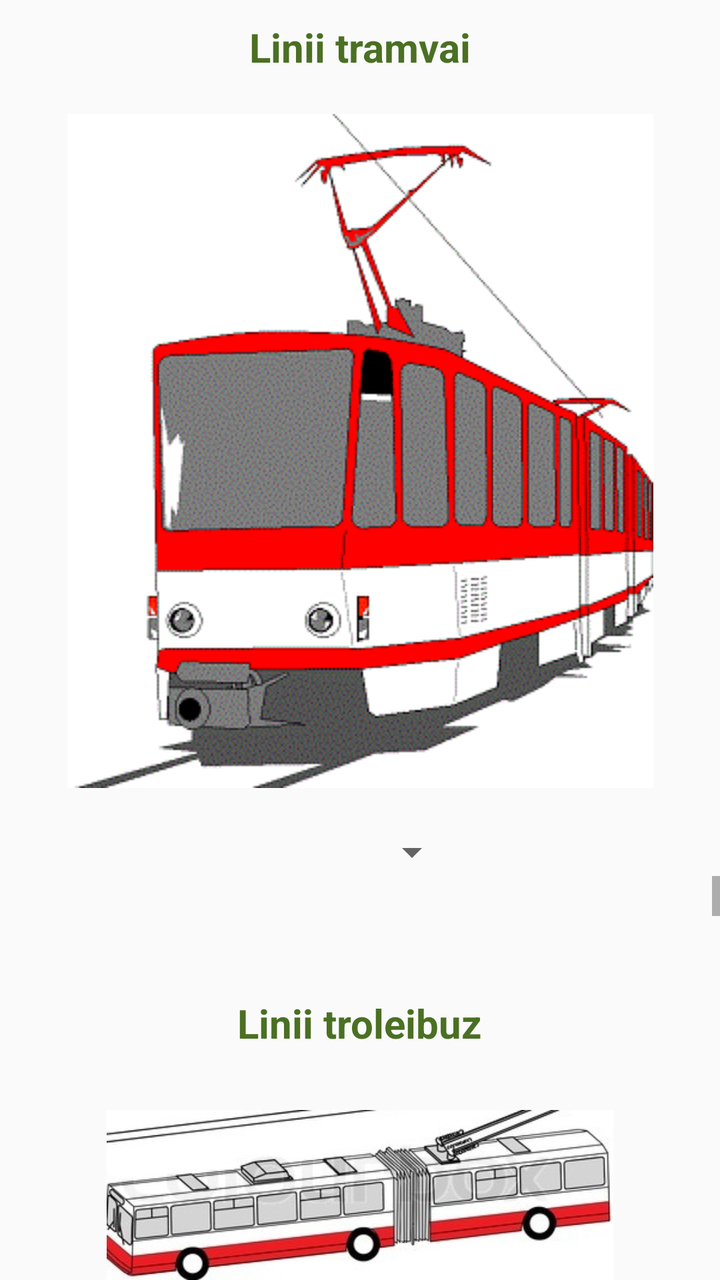
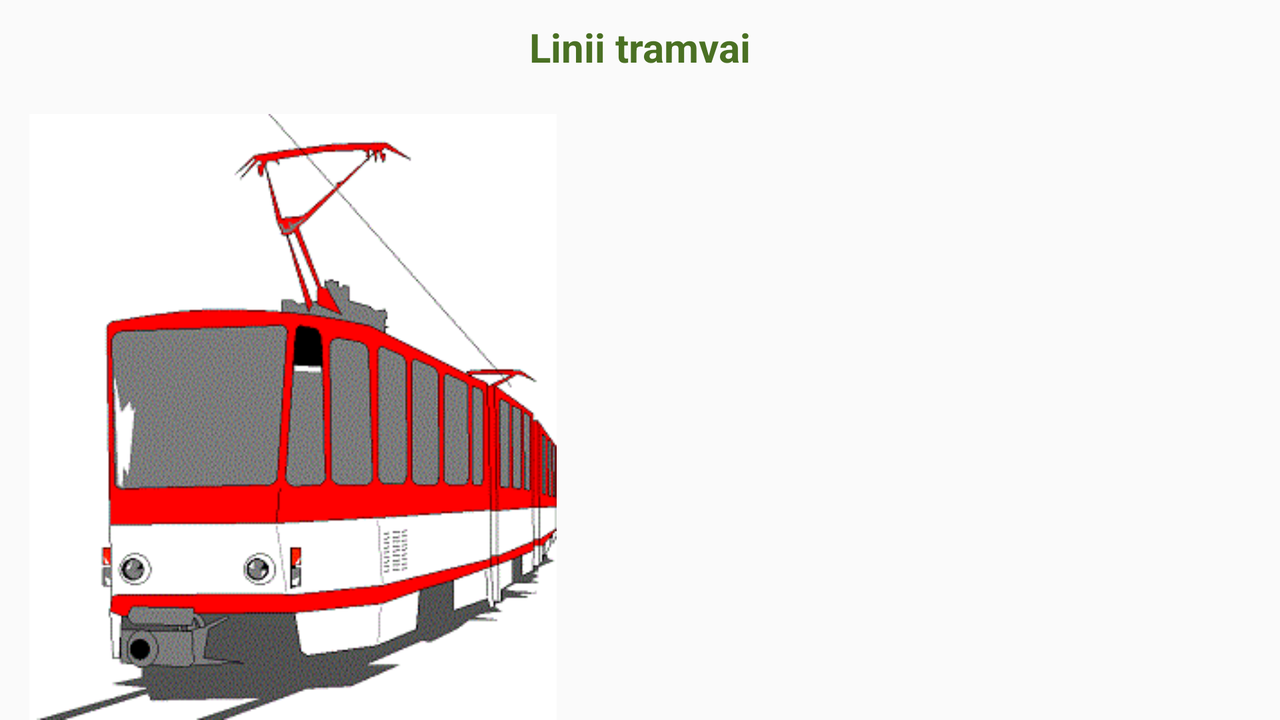

The same Android screen from two of the app's own layout files: first res/layout/ as a phone draws it, then the author's variant for another configuration, drawn on a device whose configuration selects that folder. Both files follow.
<!-- AndroidManifest.xml: application theme AppTheme -->
<!-- res/layout/liniiswipe.xml -->
<?xml version="1.0" encoding="utf-8"?>
<LinearLayout
    xmlns:android="http://schemas.android.com/apk/res/android"
    android:orientation="vertical"
    android:layout_width="match_parent"
    android:layout_height="match_parent">

    <LinearLayout
        android:id="@+id/liniiTramvai"
        android:layout_width="match_parent"
        android:layout_height="wrap_content"
        android:orientation="vertical"
        android:layout_gravity="center"
        >

        <TextView
            android:text="Linii tramvai"
            android:layout_width="wrap_content"
            android:layout_height="wrap_content"
            android:layout_gravity="center_vertical|center_horizontal"
            android:textStyle="bold"
            android:paddingTop="10dp"
            android:textSize="20dp"
            android:textColor="#4A7023"  />

        <ImageView
            android:layout_marginTop="20dp"
            android:layout_width="match_parent"
            android:layout_height="wrap_content"
            android:src="@drawable/tram1"
            />

        <Spinner
            android:layout_marginTop="20dp"
            android:id="@+id/tramvai_spinner"
            android:paddingTop="10dp"
            android:layout_width="100dp"
            android:layout_gravity="center_horizontal|center_vertical"
            android:layout_height="wrap_content">

        </Spinner>

        <LinearLayout
            android:layout_width="match_parent"
            android:layout_height="wrap_content"
            android:layout_gravity="center_horizontal|center_vertical"
            android:paddingBottom="20dp"
            >
        <ScrollView
            android:layout_width="fill_parent"
            android:layout_height="fill_parent"
            android:scrollbars="vertical" >

        <TableLayout
            android:id="@+id/tableStatiiForLinie"
            android:layout_gravity="center_horizontal|center_vertical"
            android:layout_width="match_parent"
            android:layout_height="wrap_content"
            android:orientation="vertical"
            android:layout_marginLeft="100dp"
            android:layout_marginTop="30dp"
            >
        </TableLayout>
        </ScrollView>
        </LinearLayout>
    </LinearLayout>

    <LinearLayout
        android:id="@+id/liniiTroleibuz"
        android:layout_width="match_parent"
        android:layout_height="wrap_content"
        android:orientation="vertical"
        android:layout_gravity="center"
        >

        <TextView
            android:text="Linii troleibuz"
            android:layout_width="wrap_content"
            android:layout_height="wrap_content"
            android:layout_gravity="center_vertical|center_horizontal"
            android:textStyle="bold"
            android:paddingTop="10dp"
            android:textSize="20dp"
            android:textColor="#4A7023"  />

        <ImageView
            android:layout_marginTop="30dp"
            android:layout_width="match_parent"
            android:layout_height="wrap_content"
            android:src="@drawable/troleibuz"
            />

        <Spinner
            android:layout_marginTop="30dp"
            android:id="@+id/troleibuz_spinner"
            android:paddingTop="10dp"
            android:layout_width="100dp"
            android:layout_gravity="center_horizontal|center_vertical"
            android:layout_height="wrap_content">

        </Spinner>

        <LinearLayout
            android:layout_width="match_parent"
            android:layout_height="wrap_content"
            android:layout_gravity="center_horizontal|center_vertical"
            android:paddingBottom="20dp"
            >
            <ScrollView
                android:layout_width="fill_parent"
                android:layout_height="fill_parent"
                android:scrollbars="vertical" >

                <TableLayout
                    android:id="@+id/tableStatiiForLinie2"
                    android:layout_gravity="center_horizontal|center_vertical"
                    android:layout_width="match_parent"
                    android:layout_height="wrap_content"
                    android:orientation="vertical"
                    android:layout_marginLeft="100dp"
                    android:layout_marginTop="30dp"
                    >
                </TableLayout>
            </ScrollView>
        </LinearLayout>


    </LinearLayout>

    <LinearLayout
        android:id="@+id/liniiAutobuz"
        android:layout_width="match_parent"
        android:layout_height="wrap_content"
        android:orientation="vertical"
        android:layout_gravity="center"
        >

        <TextView
            android:text="Linii autobuz"
            android:layout_width="wrap_content"
            android:layout_height="wrap_content"
            android:layout_gravity="center_vertical|center_horizontal"
            android:textStyle="bold"
            android:paddingTop="10dp"
            android:textSize="20dp"
            android:textColor="#4A7023"  />

        <ImageView
            android:layout_marginTop="30dp"
            android:layout_width="match_parent"
            android:layout_height="wrap_content"
            android:src="@drawable/bus"
            />

        <Spinner
            android:layout_marginTop="30dp"
            android:id="@+id/bus_spinner"
            android:paddingTop="10dp"
            android:layout_width="100dp"
            android:layout_gravity="center_horizontal|center_vertical"
            android:layout_height="wrap_content">

        </Spinner>

        <LinearLayout
            android:layout_width="match_parent"
            android:layout_height="wrap_content"
            android:layout_gravity="center_horizontal|center_vertical"
            android:paddingBottom="20dp"
            >
            <ScrollView
                android:layout_width="fill_parent"
                android:layout_height="fill_parent"
                android:scrollbars="vertical" >

                <TableLayout
                    android:id="@+id/tableStatiiForLinie3"
                    android:layout_gravity="center_horizontal|center_vertical"
                    android:layout_width="match_parent"
                    android:layout_height="wrap_content"
                    android:orientation="vertical"
                    android:layout_marginLeft="100dp"
                    android:layout_marginTop="30dp"
                    >
                </TableLayout>
            </ScrollView>
        </LinearLayout>


    </LinearLayout>

</LinearLayout>
<!-- resources referenced by this layout -->
<resources>
  <!-- drawable tram1: jpg bitmap (drawable, 16442 bytes) -->
  <!-- drawable troleibuz: jpg bitmap (drawable, 27921 bytes) -->
  <style name="AppTheme" parent="Theme.AppCompat.Light.DarkActionBar">
          <item name="windowActionBar">false</item>
  
      </style>
</resources>
<!-- res/layout-land/liniiswipe.xml (the author's variant of the layout above) -->
<!-- drawn on the phone turned sideways -->
<?xml version="1.0" encoding="utf-8"?>
<LinearLayout
    xmlns:android="http://schemas.android.com/apk/res/android"
    android:orientation="vertical"
    android:layout_width="match_parent"
    android:layout_height="match_parent">

    <LinearLayout
        android:id="@+id/liniiTramvai"
        android:layout_width="match_parent"
        android:layout_height="wrap_content"
        android:orientation="vertical"
        android:layout_gravity="center"
        >

        <TextView
            android:text="Linii tramvai"
            android:layout_width="wrap_content"
            android:layout_height="wrap_content"
            android:layout_gravity="center_vertical|center_horizontal"
            android:textStyle="bold"
            android:paddingTop="10dp"
            android:textSize="20dp"
            android:textColor="#4A7023"  />

        <ImageView
            android:layout_marginTop="20dp"
            android:layout_width="wrap_content"
            android:layout_height="wrap_content"
            android:layout_gravity="left"
            android:src="@drawable/tram1"
            />

        <Spinner
            android:layout_marginTop="20dp"
            android:id="@+id/tramvai_spinner"
            android:paddingTop="10dp"
            android:layout_width="100dp"
            android:layout_gravity="center_horizontal|center_vertical"
            android:layout_height="wrap_content">

        </Spinner>


    </LinearLayout>

    <LinearLayout
        android:id="@+id/liniiTroleibuz"
        android:layout_width="match_parent"
        android:layout_height="wrap_content"
        android:orientation="vertical"
        android:layout_gravity="center"
        >

        <TextView
            android:text="Linii troleibuz"
            android:layout_width="wrap_content"
            android:layout_height="wrap_content"
            android:layout_gravity="center_vertical|center_horizontal"
            android:textStyle="bold"
            android:paddingTop="10dp"
            android:textSize="20dp"
            android:textColor="#4A7023"  />

        <ImageView
            android:layout_marginTop="30dp"
            android:layout_width="wrap_content"
            android:layout_height="wrap_content"
            android:layout_gravity="left"
            android:src="@drawable/troleibuz"
            />

        <Spinner
            android:layout_marginTop="30dp"
            android:id="@+id/troleibuz_spinner"
            android:paddingTop="10dp"
            android:layout_width="100dp"
            android:layout_gravity="center_horizontal|center_vertical"
            android:layout_height="wrap_content">

        </Spinner>


    </LinearLayout>

    <LinearLayout
        android:id="@+id/liniiAutobuz"
        android:layout_width="match_parent"
        android:layout_height="wrap_content"
        android:orientation="vertical"
        android:layout_gravity="center"
        >

        <TextView
            android:text="Linii autobuz"
            android:layout_width="wrap_content"
            android:layout_height="wrap_content"
            android:layout_gravity="center_vertical|center_horizontal"
            android:textStyle="bold"
            android:paddingTop="10dp"
            android:textSize="20dp"
            android:textColor="#4A7023"  />

        <ImageView
            android:layout_marginTop="30dp"
            android:layout_width="wrap_content"
            android:layout_height="wrap_content"
            android:layout_gravity="left"
            android:src="@drawable/bus"
            />

        <Spinner
            android:layout_marginTop="30dp"
            android:id="@+id/bus_spinner"
            android:paddingTop="10dp"
            android:layout_width="100dp"
            android:layout_gravity="center_horizontal|center_vertical"
            android:layout_height="wrap_content">

        </Spinner>


    </LinearLayout>

</LinearLayout>
